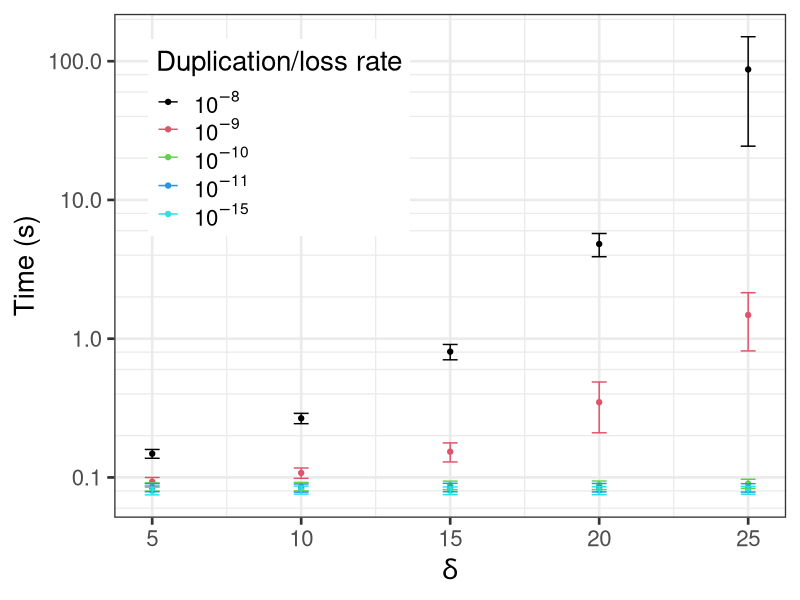
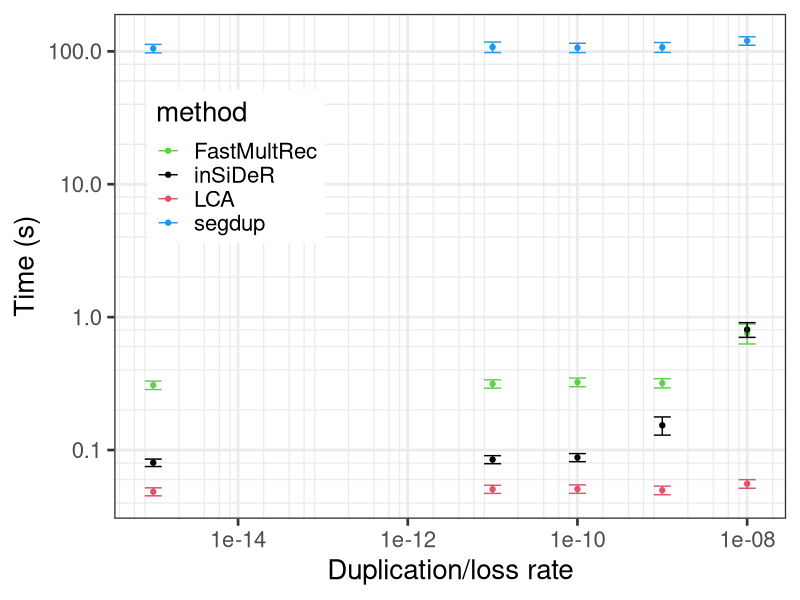
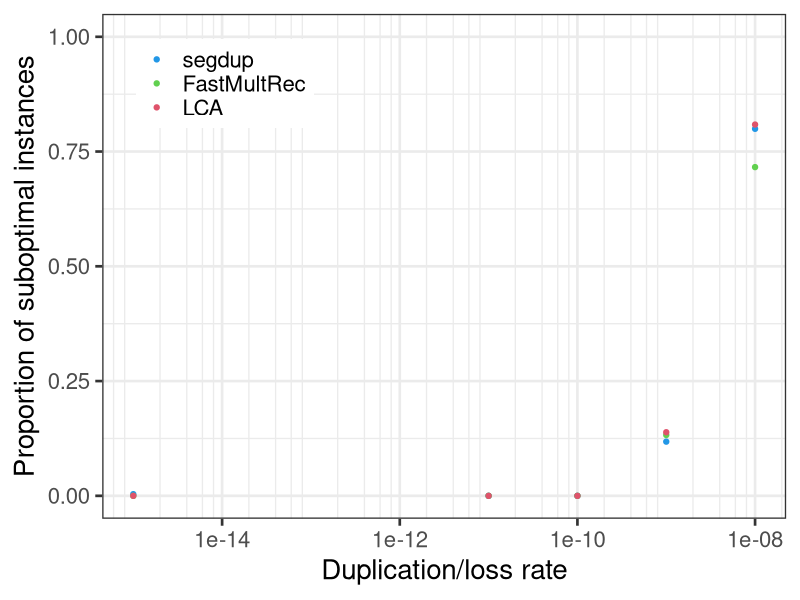

Write the R code that produced these figures, in order.
library(ggplot2)
library(scales)
library(reshape2)
theme_set(theme_bw(base_size=20))

#helper function for axis breaks
lb = function(maj, by=1, lower=0.1, radix=10) {
  function(x) {
    minx         = floor(max(-15,min(logb(x,radix), na.rm=T))) - 1
    maxx         = ceiling(max(logb(x,radix), na.rm=T)) + 1
    n_major      = maxx - minx + 1
    major_breaks = seq(minx, maxx, by=1)
    if (maj) {
      breaks = major_breaks
    } else {
      steps = logb(seq(by,radix-by,by=by),radix)
      breaks = rep(steps, times=n_major) +
               rep(major_breaks, each=floor(radix/by)-1)
    }
    radix^breaks
  }
}

dat <- read.csv("stats_wgd_all.csv", header=T)

attach(dat)

### 1. insider only vs d, colour = duprate

subdat <- subset(dat, method=="insider")
attach(subdat)

means <- aggregate(time ~ duprate + dup_cost, data = subdat, FUN=mean)
means$duprate <- factor(means$duprate)
counts <- aggregate(time ~ duprate + dup_cost, data = subdat, FUN=length)
sds <- aggregate(time ~ duprate + dup_cost, data = subdat, FUN=sd)


pdf("figures/wgd-d.pdf")
ggplot(data=means) + geom_point(aes(dup_cost, time, col=duprate)) +
	geom_errorbar(aes(dup_cost,ymin=time-2*sds$time/sqrt(counts$time),ymax=time+2*sds$time/sqrt(counts$time), col=duprate), width=0.5) + 
	scale_x_continuous(breaks=seq(0,100,by=5)) + scale_y_log10(minor_breaks=lb(FALSE,by=2)) +
	scale_colour_manual("Duplication/loss rate", values=1:5, labels=c(bquote(10^-8),bquote(10^-9),bquote(10^-10),bquote(10^-11),bquote(10^-15))) +
	theme(legend.position = c(.05, .95), legend.justification = c("left", "top"), legend.box.just = "right", legend.margin = margin(6, 6, 6, 6)) +
	xlab(bquote(delta)) + ylab("Time (s)")
dev.off()


### 2. all methods vs duprate, d = 15, colour = method

subdat <- subset(dat, dup_cost == 15)
subdat$duprate <- 10^(-subdat$duprate)
attach(subdat)

means <- aggregate(time ~ duprate + method, data = subdat, FUN=mean)
counts <- aggregate(time ~ duprate + method, data = subdat, FUN=length)
sds <- aggregate(time ~ duprate + method, data = subdat, FUN=sd)

pdf("figures/wgd-duprate.pdf")
ggplot(data=means) + geom_point(aes(duprate, time, col=method)) +
	geom_errorbar(aes(duprate,ymin=time-2*sds$time/sqrt(counts$time),ymax=time+2*sds$time/sqrt(counts$time), col=method), width=0.2) + 
	scale_x_log10(minor_breaks=lb(FALSE,by=2)) + scale_y_log10(minor_breaks=lb(FALSE,by=2)) +
	scale_colour_manual(values=c(3,1,2,4), labels=c("FastMultRec","inSiDeR","LCA","segdup")) +
	theme(legend.position = c(.05, .85), legend.justification = c("left", "top"), legend.box.just = "right", legend.margin = margin(6, 6, 6, 6)) +
	xlab("Duplication/loss rate") + ylab("Time (s)")
dev.off()


### 3. percentage of suboptimal instances

subopt <- read.csv("subopt.csv")
subopt$duprate <- 10^(-subopt$duprate)
subopt[,-1] <- subopt[,-1]/subopt$nbinstances
subopt <- melt(subopt, measure.vars = c("segdup","fastmultrec_greedy","lcamap"))

pdf("figures/wgd-subopt.pdf")
ggplot(data=subopt) + geom_point(aes(duprate,value, col=variable)) + 
	scale_x_log10(minor_breaks=lb(FALSE,by=2)) +
	ylim(c(0,1)) +
	scale_colour_manual(values=c(4,3,2), labels=c("segdup","FastMultRec","LCA")) +
	theme(legend.title=element_blank(),legend.position = c(.05, .95), legend.justification = c("left", "top"), legend.box.just = "right", legend.margin = margin(6, 6, 6, 6)) +
	xlab("Duplication/loss rate") + ylab("Proportion of suboptimal instances")
dev.off()
